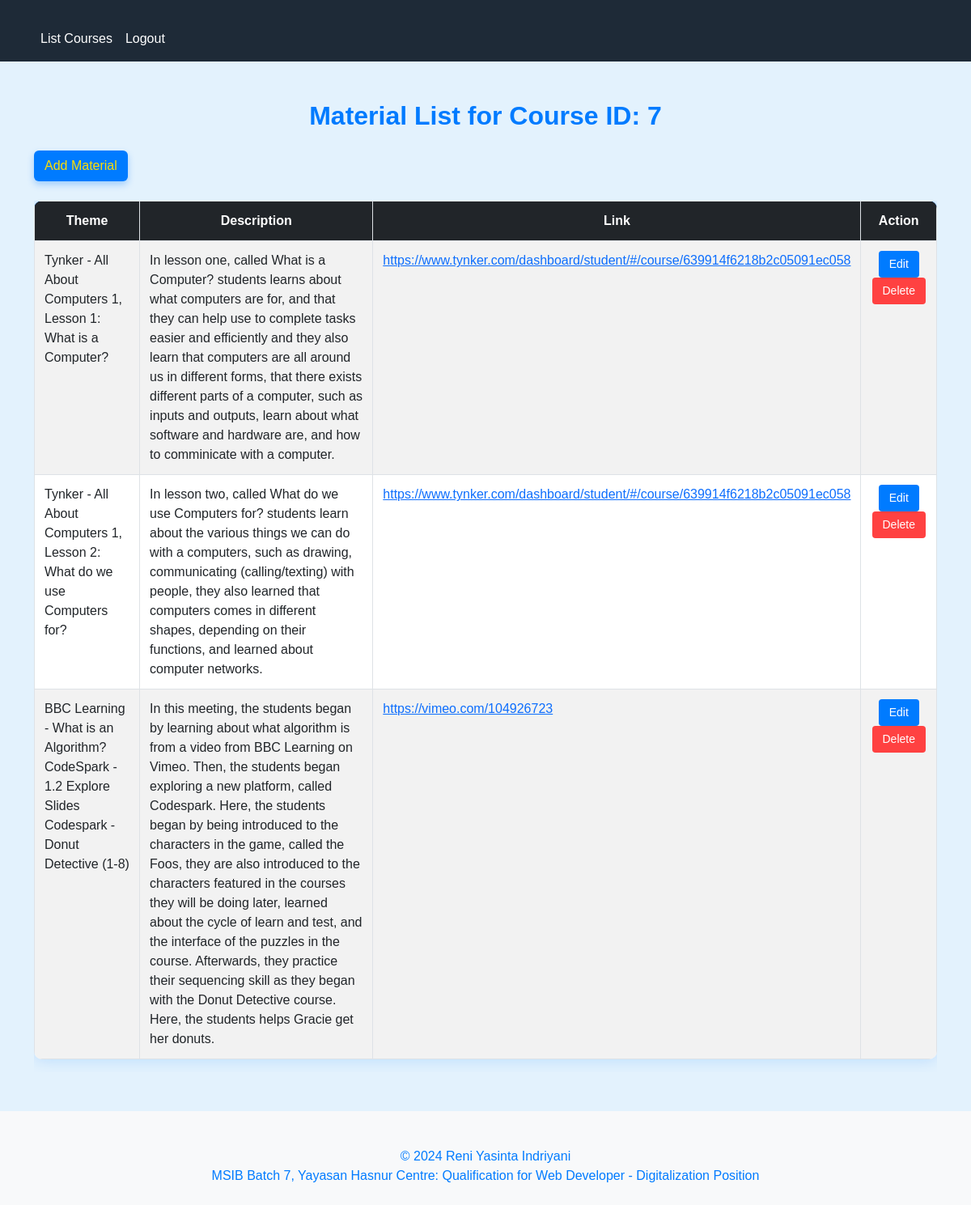
The page /materials.php?course_id=7 on the database its author committed.
### tables this page shows
CREATE TABLE `material` (
  `id` int(11) NOT NULL,
  `course_id` int(11) DEFAULT NULL,
  `judul` varchar(255) NOT NULL,
  `deskripsi` text NOT NULL,
  `link_embed` text DEFAULT NULL
);

### materials.php (the view, shortened to what this page needs)
<?php
require('C:/xampp reni/htdocs/MSIB/databases/koneksi.php');
$course_id = intval($_GET['course_id']);
$query = "SELECT * FROM material WHERE course_id = ?";
$stmt = $koneksi->prepare($query);
$stmt->bind_param('i', $course_id);
if ($stmt->execute()) {
    $result = $stmt->get_result();
} else {
    die('Error: ' . $stmt->error);
}
require('/xampp reni/htdocs/MSIB/layouts/header.php');
?>
<!DOCTYPE html>
<html lang="en">
<head>
    <link href="style.css" rel="stylesheet">
    <link href="https://cdn.jsdelivr.net/npm/bootstrap@5.3.0/dist/css/bootstrap.min.css" rel="stylesheet">
</head>
<body>
<div class="container mt-5">
    <h1 class="text-center mb-4">Material List for Course ID: <?= htmlspecialchars($course_id); ?></h1>
    <a href="/MSIB/materi/tambah.php?course_id=<?= htmlspecialchars($course_id); ?>" class="btn btn-add mb-4">Add Material</a>
    <div class="table-responsive">
        <table class="table table-hover table-striped">
            <thead class="table-dark text-center">
                <tr>
                    <th>Theme</th>
                    <th>Description</th>
                    <th>Link</th>
                    <th>Action</th>
                </tr>
            </thead>
            <tbody>
                <?php while ($row = $result->fetch_assoc()) : ?>
                    <tr>
                        <td><?= htmlspecialchars($row['judul']); ?></td>
                        <td><?= htmlspecialchars($row['deskripsi']); ?></td>
                        <td>
                            <a href="<?= htmlspecialchars($row['link_embed']); ?>" target="_blank"><?= htmlspecialchars($row['link_embed']); ?></a>
                        </td>
                        <td class="text-center">
                            <a href="/MSIB/materi/edit.php?id=<?= htmlspecialchars($row['id']); ?>" class="btn btn-edit btn-sm">Edit</a>
                            <a href="/MSIB/materi/hapus.php?id=<?= htmlspecialchars($row['id']); ?>" class="btn btn-delete btn-sm" onclick="return confirm('Warning: Deleting this material will permanently remove it. Continue?')">Delete</a>
                        </td>
                    </tr>
                <?php endwhile; ?>
            </tbody>
        </table>
    </div>
</div>
<?php
require('/xampp reni/htdocs/MSIB/layouts/footer.php');
?>
</body>
</html>

### style.css (style rules this page uses)
.btn-edit { background-color: #007bff !important; color: white !important; padding: 5px 12px !important; }
.btn-add { background-color: #007bff !important; color: #ffdd00 !important; padding: 6px 12px !important; box-shadow: 0 4px 8px rgba(0, 123, 255, 0.3) !important; transition: background-color 0.3s, box-shadow 0.3s !important; }
.btn-delete { background-color: #ff4141 !important; color: white !important; padding: 5px 12px !important; }
body { font-family: 'Arial', sans-serif !important; background-color: #e3f2fd !important; color: #007bff !important; }
h1 { font-weight: bold !important; font-size: 2rem !important; color: #007bff !important; }
.table { border-radius: 10px !important; overflow: hidden !important; box-shadow: 0 0 20px rgba(0, 123, 255, 0.2) !important; }
.table thead { background-color: #007bff !important; color: #ffffff !important; }
.table th, .table td { border: 1px solid #dee2e6 !important; padding: 0.75rem !important; }

### layouts/header.php (style rules this page uses)
.container { margin-top: 20px; }

### rows shown on the page
material: judul "Tynker - All About Computers 1, Lesson 1: What is a Computer?", deskripsi "In lesson one, called What is a Computer? students learns about what computers are for, and that they can help use to complete tasks easier and efficiently and they also learn that computers are all around us in different forms, that there exists different parts of a computer, such as inputs and outputs, learn about what software and hardware are, and how to comminicate with a computer.", link_embed "https://www.tynker.com/dashboard/student/#/course/639914f6218b2c05091ec058"
material: judul "Tynker - All About Computers 1, Lesson 2: What do we use Computers for?", deskripsi "In lesson two, called What do we use Computers for? students learn about the various things we can do with a computers, such as drawing, communicating (calling/texting) with people, they also learned that computers comes in different shapes, depending on their functions, and learned about computer networks.", link_embed "https://www.tynker.com/dashboard/student/#/course/639914f6218b2c05091ec058"
material: judul "BBC Learning - What is an Algorithm? CodeSpark - 1.2 Explore Slides Codespark - Donut Detective (1-8)", deskripsi "In this meeting, the students began by learning about what algorithm is from a video from BBC Learning on Vimeo. Then, the students began exploring a new platform, called Codespark. Here, the students began by being introduced to the characters in the game, called the Foos, they are also introduced to the characters featured in the courses they will be doing later, learned about the cycle of learn and test, and the interface of the puzzles in the course. Afterwards, they practice their sequencing skill as they began with the Donut Detective course. Here, the students helps Gracie get her donuts.", link_embed "https://vimeo.com/104926723"

### other values the page prints
$course_id "7"
